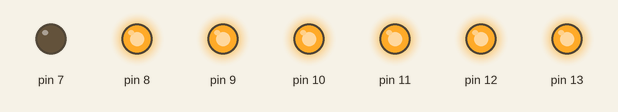
Recording of a sketch running on a simulated Arduino Uno, built with avr-gcc and run on an emulated ATmega328P. Shown: output pins drawn as LEDs (lit = HIGH).

Above: at 0.7 s.
At 2.2 s:
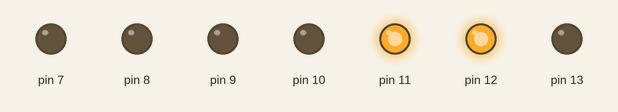
At 3.7 s:
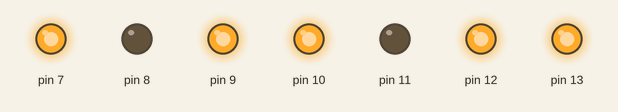
At 6.7 s:
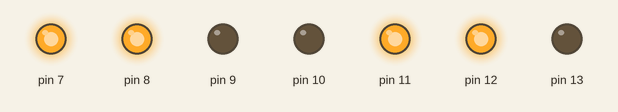
At 9.7 s:
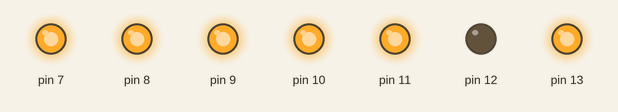
At 14.2 s:
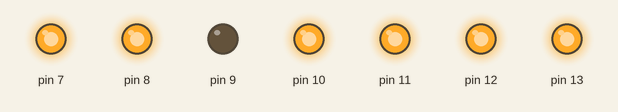
Timing chart, 0 to 17.3 s (numbered marks = the images above):
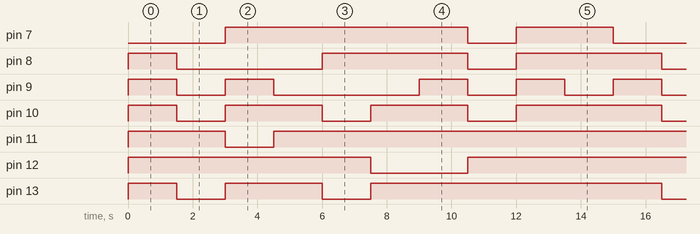

The sketch:

7segment.ino
```cpp
int delayTime = 1000; // indicator of delay

void setup() {
  // initialize digital pin LED_BUILTIN as an output.
  pinMode(13, OUTPUT);
  pinMode(12, OUTPUT);
  pinMode(11, OUTPUT);
  pinMode(10, OUTPUT);
  pinMode(9, OUTPUT);
  pinMode(8, OUTPUT);
  pinMode(7, OUTPUT);
}

// NUMBER 0
// the loop function runs over and over again forever
void loop () {
  digitalWrite(13, HIGH);  // change state of the LED by setting the pin to the HIGH voltage level
  digitalWrite(12, HIGH);   // change state of the LED by setting the pin to the HIGH voltage level
  digitalWrite(11, HIGH);  // change state of the LED by setting the pin to the HIGH voltage level
  digitalWrite(10, HIGH);   // change state of the LED by setting the pin to the HIGH voltage level
  digitalWrite(9, HIGH);  // change state of the LED by setting the pin to the HIGH voltage level
  digitalWrite(8, HIGH);   // change state of the LED by setting the pin to the LOW voltage level
   delay(1500);                      // wait for a second
  digitalWrite(7, HIGH);  // change state of the LED by setting the pin to the HIGH voltage level
 delay(0);                      // wait for a second


  digitalWrite(13, LOW);   // change state of the LED by setting the pin to the LOW voltage level
  digitalWrite(12, LOW);  // change state of the LED by setting the pin to the HIGH voltage level
  digitalWrite(11, LOW);   // change state of the LED by setting the pin to the LOW voltage level
  digitalWrite(10, LOW);  // change state of the LED by setting the pin to the HIGH voltage level
  digitalWrite(9, LOW);   // change state of the LED by setting the pin to the LOW voltage level
  digitalWrite(8, LOW);  // change state of the LED by setting the pin to the HIGH voltage level
   delay(0);                      // wait for a second
  digitalWrite(7, LOW);   // change state of the LED by setting the pin to the LOW voltage level
  delay(0);                      // wait for a second

// NUMBER 1
  // the loop function runs over and over again forever
  digitalWrite(12, HIGH);   // change state of the LED by setting the pin to the HIGH voltage level
  digitalWrite(11, HIGH);  // change state of the LED by setting the pin to the HIGH voltage level
  delay(1500);                      // wait for a second

  digitalWrite(12, LOW);  // change state of the LED by setting the pin to the HIGH voltage level
  digitalWrite(11, LOW);   // change state of the LED by setting the pin to the LOW voltage level
  delay(0);                      // wait for a second

//NUMBER 2

  digitalWrite(13, HIGH);  // change state of the LED by setting the pin to the HIGH voltage level
  digitalWrite(12, HIGH);   // change state of the LED by setting the pin to the HIGH voltage level
  digitalWrite(7, HIGH);  // change state of the LED by setting the pin to the HIGH voltage level
  digitalWrite(9, HIGH);  // change state of the LED by setting the pin to the HIGH voltage level
  digitalWrite(10, HIGH);   // change state of the LED by setting the pin to the LOW voltage level
   delay(1500);                      // wait for a second

  digitalWrite(13, LOW);  // change state of the LED by setting the pin to the HIGH voltage level
  digitalWrite(12, LOW);   // change state of the LED by setting the pin to the HIGH voltage level
  digitalWrite(7, LOW);  // change state of the LED by setting the pin to the HIGH voltage level
  digitalWrite(9, LOW);  // change state of the LED by setting the pin to the HIGH voltage level
  digitalWrite(10, LOW);   // change state of the LED by setting the pin to the LOW voltage level
   delay(0);                      // wait for a second


// NUMBER 3
  digitalWrite(13, HIGH);  // change state of the LED by setting the pin to the HIGH voltage level
  digitalWrite(12, HIGH);   // change state of the LED by setting the pin to the HIGH voltage level
  digitalWrite(7, HIGH);  // change state of the LED by setting the pin to the HIGH voltage level
  digitalWrite(11, HIGH);  // change state of the LED by setting the pin to the HIGH voltage level
  digitalWrite(10, HIGH);   // change state of the LED by setting the pin to the LOW voltage level
   delay(1500);                      // wait for a second

  digitalWrite(13, LOW);  // change state of the LED by setting the pin to the HIGH voltage level
  digitalWrite(12, LOW);   // change state of the LED by setting the pin to the HIGH voltage level
  digitalWrite(7, LOW);  // change state of the LED by setting the pin to the HIGH voltage level
  digitalWrite(11, LOW);  // change state of the LED by setting the pin to the HIGH voltage level
  digitalWrite(10, LOW);   // change state of the LED by setting the pin to the LOW voltage level
   delay(0);                      // wait for a second

// NUMBER 4
  digitalWrite(8, HIGH);  // change state of the LED by setting the pin to the HIGH voltage level
  digitalWrite(7, HIGH);   // change state of the LED by setting the pin to the HIGH voltage level
  digitalWrite(12, HIGH);  // change state of the LED by setting the pin to the HIGH voltage level
  digitalWrite(11, HIGH);  // change state of the LED by setting the pin to the HIGH voltage level
   delay(1500);                      // wait for a second

  digitalWrite(8, LOW);  // change state of the LED by setting the pin to the HIGH voltage level
  digitalWrite(7, LOW);   // change state of the LED by setting the pin to the HIGH voltage level
  digitalWrite(12, LOW);  // change state of the LED by setting the pin to the HIGH voltage level
  digitalWrite(11, LOW);  // change state of the LED by setting the pin to the HIGH voltage level
   delay(0);                      // wait for a second

// NUMBER 5
  digitalWrite(13, HIGH);  // change state of the LED by setting the pin to the HIGH voltage level
  digitalWrite(8, HIGH);   // change state of the LED by setting the pin to the HIGH voltage level
  digitalWrite(7, HIGH);  // change state of the LED by setting the pin to the HIGH voltage level
  digitalWrite(11, HIGH);  // change state of the LED by setting the pin to the HIGH voltage level
  digitalWrite(10, HIGH);  // change state of the LED by setting the pin to the HIGH voltage level
   delay(1500);

   digitalWrite(13, LOW);  // change state of the LED by setting the pin to the HIGH voltage level
  digitalWrite(8, LOW);   // change state of the LED by setting the pin to the HIGH voltage level
  digitalWrite(7, LOW);  // change state of the LED by setting the pin to the HIGH voltage level
  digitalWrite(11, LOW);  // change state of the LED by setting the pin to the HIGH voltage level
  digitalWrite(10, LOW);  // change state of the LED by setting the pin to the HIGH voltage level
   delay(0);

// NUMBER 6

  digitalWrite(13, HIGH);  // change state of the LED by setting the pin to the HIGH voltage level
  digitalWrite(8, HIGH);   // change state of the LED by setting the pin to the HIGH voltage level
  digitalWrite(7, HIGH);  // change state of the LED by setting the pin to the HIGH voltage level
  digitalWrite(11, HIGH);  // change state of the LED by setting the pin to the HIGH voltage level
  digitalWrite(10, HIGH);  // change state of the LED by setting the pin to the HIGH voltage level
  digitalWrite(9, HIGH);  // change state of the LED by setting the pin to the HIGH voltage level
   delay(1500);

  digitalWrite(13, LOW);  // change state of the LED by setting the pin to the HIGH voltage level
  digitalWrite(8, LOW);   // change state of the LED by setting the pin to the HIGH voltage level
  digitalWrite(7, LOW);  // change state of the LED by setting the pin to the HIGH voltage level
  digitalWrite(11, LOW);  // change state of the LED by setting the pin to the HIGH voltage level
  digitalWrite(10, LOW);  // change state of the LED by setting the pin to the HIGH voltage level
  digitalWrite(9, LOW);  // change state of the LED by setting the pin to the HIGH voltage level
   delay(0);

// NUMBER 7
  digitalWrite(13, HIGH);  // change state of the LED by setting the pin to the HIGH voltage level
  digitalWrite(12, HIGH);   // change state of the LED by setting the pin to the HIGH voltage level
  digitalWrite(11, HIGH);  // change state of the LED by setting the pin to the HIGH voltage level
   delay(1500);

  digitalWrite(13, LOW);  // change state of the LED by setting the pin to the HIGH voltage level
  digitalWrite(12, LOW);   // change state of the LED by setting the pin to the HIGH voltage level
  digitalWrite(11, LOW);  // change state of the LED by setting the pin to the HIGH voltage level
   delay(0);

// NUMBER 8
  digitalWrite(13, HIGH);  // change state of the LED by setting the pin to the HIGH voltage level
  digitalWrite(12, HIGH);   // change state of the LED by setting the pin to the HIGH voltage level
  digitalWrite(11, HIGH);  // change state of the LED by setting the pin to the HIGH voltage level
  digitalWrite(10, HIGH);  // change state of the LED by setting the pin to the HIGH voltage level
  digitalWrite(9, HIGH);  // change state of the LED by setting the pin to the HIGH voltage level
  digitalWrite(8, HIGH);  // change state of the LED by setting the pin to the HIGH voltage level
  digitalWrite(7, HIGH);  // change state of the LED by setting the pin to the HIGH voltage level
   delay(1500);

  digitalWrite(13, LOW);  // change state of the LED by setting the pin to the HIGH voltage level
  digitalWrite(12, LOW);   // change state of the LED by setting the pin to the HIGH voltage level
  digitalWrite(11, LOW);  // change state of the LED by setting the pin to the HIGH voltage level
  digitalWrite(10, LOW);  // change state of the LED by setting the pin to the HIGH voltage level
  digitalWrite(9, LOW);  // change state of the LED by setting the pin to the HIGH voltage level
  digitalWrite(8, LOW);  // change state of the LED by setting the pin to the HIGH voltage level
  digitalWrite(7, LOW);  // change state of the LED by setting the pin to the HIGH voltage level
   delay(0);

// NUMBER 9
  digitalWrite(13, HIGH);  // change state of the LED by setting the pin to the HIGH voltage level
  digitalWrite(12, HIGH);   // change state of the LED by setting the pin to the HIGH voltage level
  digitalWrite(11, HIGH);  // change state of the LED by setting the pin to the HIGH voltage level
  digitalWrite(10, HIGH);  // change state of the LED by setting the pin to the HIGH voltage level
  digitalWrite(8, HIGH);  // change state of the LED by setting the pin to the HIGH voltage level
  digitalWrite(7, HIGH);  // change state of the LED by setting the pin to the HIGH voltage level
   delay(1500);

  digitalWrite(13, LOW);  // change state of the LED by setting the pin to the HIGH voltage level
  digitalWrite(12, LOW);   // change state of the LED by setting the pin to the HIGH voltage level
  digitalWrite(11, LOW);  // change state of the LED by setting the pin to the HIGH voltage level
  digitalWrite(10, LOW);  // change state of the LED by setting the pin to the HIGH voltage level
  digitalWrite(8, LOW);  // change state of the LED by setting the pin to the HIGH voltage level
  digitalWrite(7, LOW);  // change state of the LED by setting the pin to the HIGH voltage level
   delay(0);
}
```

Measured:
- by itself, pin 7: LOW → HIGH at 3.0 s, → LOW 7.5 s later, → HIGH 1.5 s later, → LOW 3.0 s later, … (9 changes in this stretch)
- by itself, pin 8: repeats every 15.0 s: LOW 4.5 s, HIGH 4.5 s, LOW 1.5 s, HIGH 4.5 s
- by itself, pin 9: repeats every 15.0 s: LOW 1.5 s, HIGH 1.5 s, LOW 4.5 s, 2 × (HIGH 1.5 s, LOW 1.5 s), HIGH 1.5 s
- by itself, pin 10: repeats every 15.0 s: 2 × (LOW 1.5 s, HIGH 3.0 s), LOW 1.5 s, HIGH 4.5 s
- by itself, pin 11: repeats every 15.0 s: LOW 1.5 s, HIGH 13.5 s
- by itself, pin 12: repeats every 15.0 s: LOW 3.0 s, HIGH 12.0 s
- by itself, pin 13: repeats every 15.0 s: LOW 1.5 s, HIGH 3.0 s, LOW 1.5 s, HIGH 9.0 s
